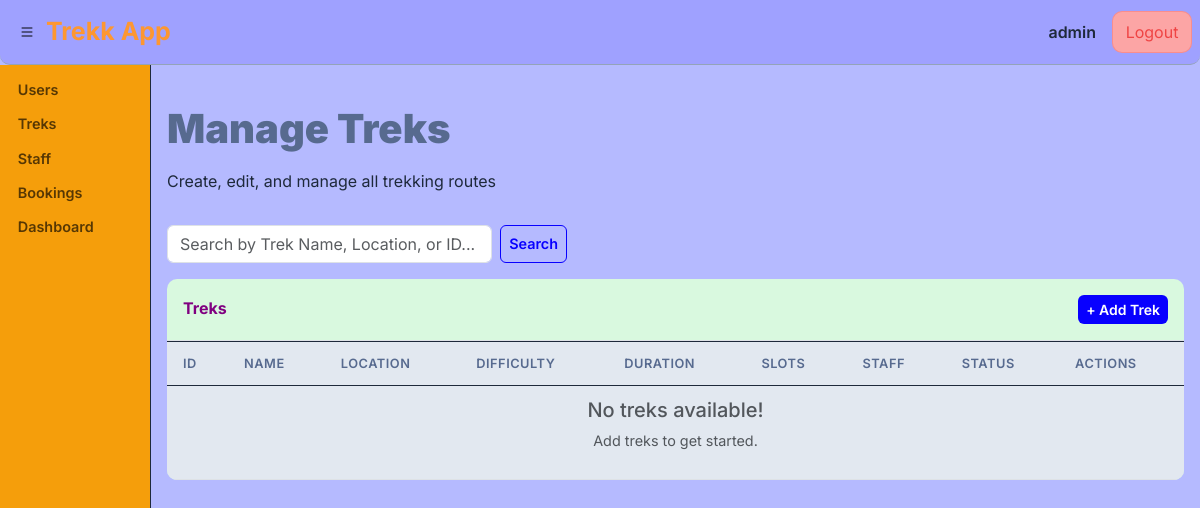
/admin/treks (signed in), run on an earlier commit of the app's database.
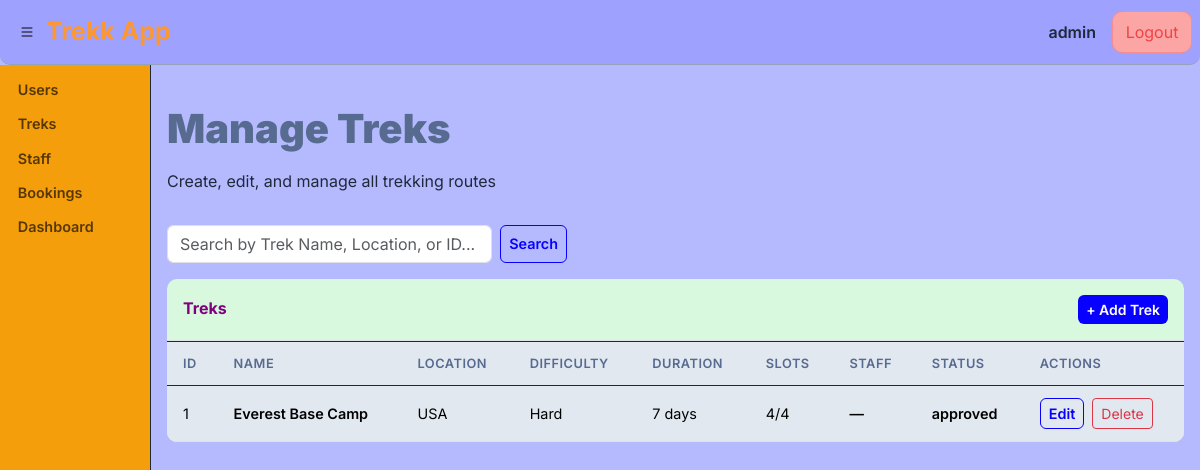
And on a later commit of the database.
### models.py (models this page shows, shortened)
class TREKK(db.Model): # trek table(entity)
    __tablename__ = 'trek'
    trek_id = db.Column(db.Integer,primary_key=True)
    name = db.Column(db.String(150), nullable=False)
    difficulty = db.Column(db.String(50), nullable=False) # easy , moderate or hard
    duration = db.Column(db.String(50), nullable=False) # '2 days' or '5 days'
    location = db.Column(db.String(40),nullable=False)
    total_slots = db.Column(db.Integer, nullable=False)
    avl_slots = db.Column(db.Integer, nullable=False)
    assigned_staff_id = db.Column(db.Integer, db.ForeignKey("user.user_id"))
    discription = db.Column(db.Text, nullable=True)
    price = db.Column(db.Float, nullable=False) # 2000.50, 2500.40
    status = db.Column(db.String(50), nullable=False,default="inactive" )  # active or inactive
    start_date = db.Column(db.Date, nullable=False)
    end_date = db.Column(db.Date, nullable=False)
    date_of_create = db.Column(db.DateTime, default=datetime.utcnow)
    booked_treks = db.relationship("BOOKING", backref="trek", lazy=True)

### routes/admin_route.py (the view, shortened to what this page needs)
@admin_bp.route("/treks")
@role_validator("admin")
def find_treks():
    t = request.args.get("t", '').strip()
    query = TREKK.query
    treks = query.order_by(TREKK.date_of_create.desc()).all()
    return render_template("admin/treks.html", treks=treks, t=t)

### routes/admin_route.py (called while the page is built)
def login_validator(func):
    @wraps(func)
    def decorated(*a, **kw):
        if 'user_id' not in session:
            flash("Please Log in to your Account First!", "warning")
            return redirect(url_for('auth.main'))
        return func(*a, **kw)
    return decorated

def role_validator(*roles):
    def wrapper(func):
        @wraps(func)
        @login_validator
        def decorated(*a, **kw):
            if session.get('role') not in roles:
                flash("Invalid User! Access Forbiden.", "danger")
                return redirect(url_for('auth.main'))
            return func(*a, **kw)
        return decorated
    return wrapper

### templates/admin/treks.html (shortened to what this page needs)
{% extends "base.html" %}
{% block content %}
<div class="page-heading d-flex justify-content-between align-items-center">
  <div>
    <h2>Manage Treks</h2>
    <p>Create, edit, and manage all trekking routes</p>
  </div>
</div>
<form method="GET" action="{{ url_for('admin.find_treks') }}" class="d-flex mb-3" style="max-width: 400px;">
<input type="text" name="t" value="{{ t }}" class="form-control me-2" placeholder="Search by Trek Name, Location, or ID...">
<button class="btn btn-outline-custom" type="submit">Search</button>
</form>
<div class="table-panel">
  <div class="p-3 border-bottom d-flex justify-content-between align-items-center">
        <h6 class="mb-0 fw-bold" style="color: purple;">Treks</h6>
        <a href="{{ url_for('admin.add_treks')}}" class="btn btn-sm btn-accent ">+ Add Trek</a>
      </div>
  <div class="control-table">
    <table class="table">
      <thead>
        <tr><th>ID</th><th>Name</th><th>Location</th><th>Difficulty</th><th>Duration</th><th>Slots</th><th>Staff</th><th>Status</th><th>Actions</th></tr>
      </thead>
      <tbody>
      {% for t in treks %}
      <tr>
        <td>{{ t.trek_id }}</td>
        <td class="fw-semibold">{{ t.name }}</td>
        <td>{{ t.location }}</td>
        <td>{{ t.difficulty }}</td>
        <td>{{ t.duration }} days</td>
        <td>{{ t.avl_slots }}/{{ t.total_slots }}</td>
        <td class="fw-semibold">{{ t.staff.full_name if t.staff else '—' }}</td>
        <td class="fw-semibold">{{ t.status|lower }}</td>
        <td>
          <a href="{{ url_for('admin.edit_treks', t_id=t.trek_id ) }}" class="btn btn-sm btn-outline-custom me-1">Edit</a>
          <form method="POST" action="{{ url_for('admin.delete_treks', t_id=t.trek_id ) }}" class="d-inline"
                onsubmit="return confirm('Delete this trek?')">
            <button class="btn btn-sm btn-outline-danger">Delete</button>
          </form>
        </td>
      </tr>
      {% else %}
      <tr><td colspan="9" class="text-muted text-center"><h5>No treks available!</h5><p>Add treks to get started.</p></td></tr>
      {% endfor %}
      </tbody>
    </table>
  </div>
</div>
{% endblock %}

### templates/base.html (shortened to what this page needs)
<!DOCTYPE html>
<html lang="en">
<head>
  <link href="https://cdn.jsdelivr.net/npm/bootstrap@5.3.3/dist/css/bootstrap.min.css" rel="stylesheet">
  <link rel="stylesheet" href="https://cdn.jsdelivr.net/npm/bootstrap-icons@1.11.3/font/bootstrap-icons.min.css">
  <link href="/static/css/style.css" rel="stylesheet">
</head>
<body>
    {% if session.get('user_id') %}
    <nav class="top-navbar px-2 py-2">
            <div class="nav-box">
                    <button class="sidebar-toggle" data-bs-target="#custom-sidebar" data-bs-toggle="collapse">
                        <i class="bi bi-list"></i>
                    </button>
                    <a href="{{ url_for('admin.admin_dashboard') }}" class="app-title">Trekk App</a>
            </div>
            <div class="navbar-nav d-flex flex-row align-items-center gap-3">
                <span class="nav-link fw-semibold text-nowrap text-truncate" style="max-width: 200px;">{{ session.get('username','') }}</span>
                <a class="nav-link logout-btn" href="{{ url_for('auth.logout') }}">Logout</a>
            </div>
    </nav>
    <div class="fullbody d-flex flex-column min-vh-100">
        <div class="d-flex flex-grow-1">
            <div class="custom-sidebar collapse collapse-horizontal show" id="custom-sidebar">
            <div class="list-group list-group-flush my-2" style="width: 150px;">
                <ul class="nav flex-column">
                    {% if session.get("role") == 'admin' %}
                    <li class="nav-item "><a class="nav-link text-dark" href=""> Users</a></li>
                    <li class="nav-item "><a class="nav-link text-dark" href="{{ url_for('admin.find_treks') }}"> Treks</a></li>
                    <li class="nav-item "><a class="nav-link text-dark" href="{{ url_for('admin.find_staffs' ) }}"> Staff</a></li>
                    <li class="nav-item "><a class="nav-link text-dark" href=""> Bookings</a></li>
                    <li class="nav-item "><a class="nav-link text-dark" href="{{ url_for('admin.admin_dashboard') }}"> Dashboard</a></li>
                    {% elif session.get("role") == 'staff' %}
                    <li class="nav-item mb-1"><a class="nav-link text-dark" href="">Dashboard</a></li>
                    {% endif %}
                </ul>
            </div>
            </div>
            <div class="main-content flex-grow-1 px-3 py-3">
                {% block content %}{% endblock %}
            </div>
        </div>
    </div>
    {% endif %}
</body>
</html>

### static/css/style.css (style rules this page uses)
:root { --primary: #B5BAFF; --primary-dark: #9FA1FF; --primary-light: #AEE2FF; --btn-primary:#0800ff; --danger-light: #fca5a5; --accent: #D9F9DF; --accent-pale:#d35400; --dark: #576A8F; --gray-50: #f8fafc; --gray-100: #f1f5f9; --gray-200: #e2e8f0; --gray-400: #94a3b8; --gray-600: #64748b; --gray-800: #1e293b; --danger: #ef4444; --success: #22c55e; --warning: #f59e0b; --radius: 10px; --shadow: 0 1px 3px rgba(0,0,0,.08); --text-shadow: -1px -1px 0 #000, 1px -1px 0 #000, -1px 1px 0 #000, 3px 1px 0 #000; }
* { box-sizing: border-box; }
body { font-family: 'Inter', sans-serif; background: var(--primary); color: var(--gray-800); padding: 0; margin: 0; min-height: 100vh; }
.fullbody .custom-sidebar { background-color: var(--warning); font-weight: 700; font-size: 1.2rem; border-right: 1px solid var(--gray-800); }
.fullbody .nav-link { color: rgba(0, 0, 0, 0.65) !important; font-weight: 600; font-size: .9rem; padding: .4rem .8rem !important; border-radius: var(--radius); width: 140px; margin-left: 5px; }
.top-navbar { display: flex;justify-content: space-between; align-items: center;border-bottom: 1px solid var(--gray-400);background-color: var(--primary-dark);border-bottom-left-radius:var(--radius); border-bottom-right-radius:var(--radius); }
.top-navbar .nav-box { display: flex;align-items: center; }
.top-navbar .navbar-nav { display: flex;flex-direction: row; justify-content: space-between; align-items: center; gap: 15px; }
.top-navbar .app-title { padding: 5px; font-size: 25px; font-weight: bold; text-decoration: none; color: rgb(253, 151, 49) !important; }
.top-navbar .sidebar-toggle { border-radius: var(--radius); margin-left: 5px; border: white; background: transparent; }
.navbar-nav .logout-btn { background-color: #fca5a5; color:var(--danger) !important; border: 1px solid rgba(239,68,68,.25); text-align: center; font-size: 1rem; width: 80px; border-radius: var(--radius); }
.page-heading { padding: 1.5rem 0 1rem; }
.page-heading h2 { font-weight: 900; color: var(--dark); margin-bottom: 1rem; font-size: 2.5rem; }
.table-panel { background: var(--accent); border: transparent; border-radius: var(--radius); overflow: hidden; }
.table-panel .table { margin-bottom: 0; }
.table-panel .table thead th { background: var(--gray-200); border-top: 1px solid var(--gray-800); border-bottom: 1px solid var(--gray-800); font-weight: 600; font-size: .8rem; text-transform: uppercase; letter-spacing: .5px; color: var(--dark); padding: .75rem 1rem; }
.table-panel .table td { padding: .75rem 1rem; vertical-align: middle; font-size: .9rem; background: var(--gray-200); }
.btn-accent { background: var(--btn-primary); color: #fff; border: none; border-radius: 6px; padding: .25rem .5rem; font-weight: 600; }
.btn-outline-custom { border: 1px solid var(--btn-primary); color: var(--btn-primary); border-radius: 6px; padding: .25rem .5rem; font-weight: 600; background: transparent; font-size: .9rem; }

What changed in the data, as far as the page shows it:
added TREKK: trek_id "1", name "Everest Base Camp", location "USA", difficulty "Hard", duration "7", avl_slots "4", total_slots "4", staff "—", status "approved"
Also different on the page:
text no longer shown: "No treks available! Add treks to get started."
